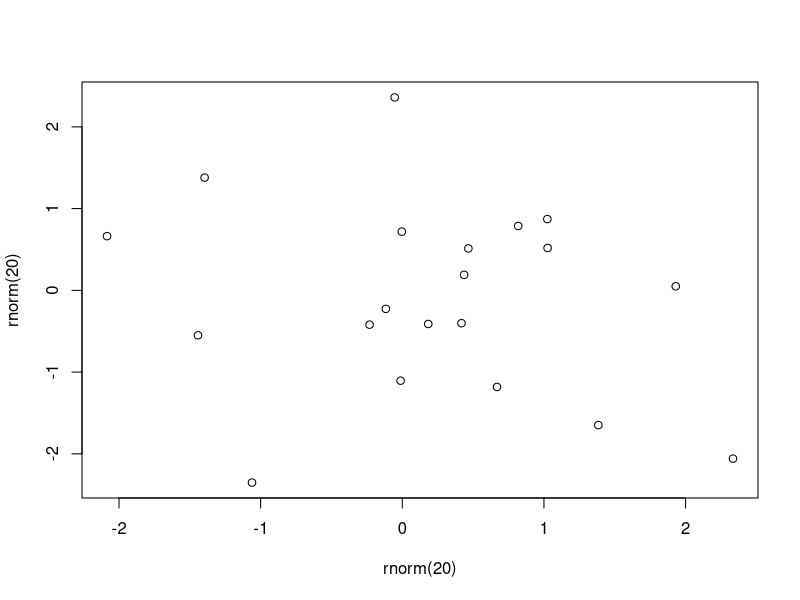

Source code (R):
## ---- chunk 1
1 + 1
## ---- chunk 2
plot(
 rnorm(20),
 rnorm(20)
)
